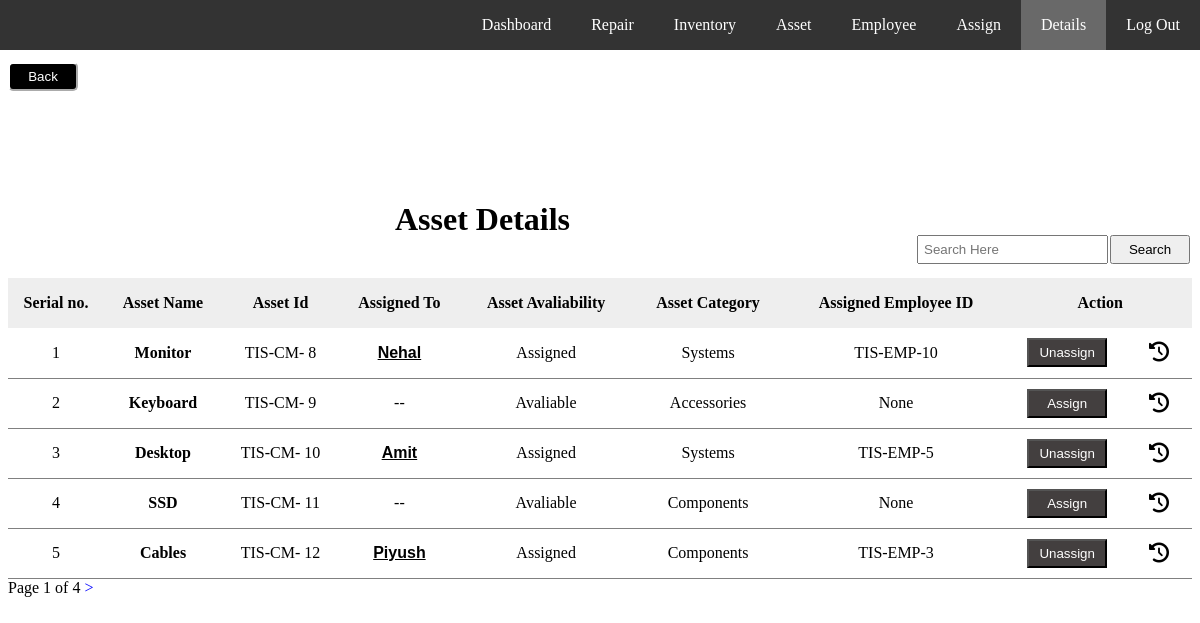
Screenshot of /view_tool/ (signed in) with the database file from the repository.
### test_app/models.py (models this page shows)
class Tools(models.Model):
        tool_name = models.CharField(max_length=200)
        tool_id= models.CharField(max_length=100, null=True, blank=True )
        tool_category=models.CharField(max_length=150)
        tool_assigned=models.CharField(max_length=150,null=True)
        assigned_employee_id=models.CharField(max_length=150,null=True)
        tool_avaliability=models.CharField(max_length=10, default='Avaliable')
        tool_company=models.CharField(max_length=150,null=True,default='--')
        tool_model=models.CharField(max_length=150,null=True,default='--')
        tool_purchase=models.CharField(max_length=150,null=True)
        tool_warantty=models.CharField(max_length=150,null=True)
        tool_condition=models.CharField(max_length=150,null=True)
        tool_price=models.IntegerField(max_length=150,null=True, default = -1)
        tool_supplier=models.CharField(max_length=150,null=True)
        tool_invoice=models.IntegerField(max_length=150,null=True)
        tool_location=models.CharField(max_length=150,null=True, default='--')
        tool_remark=models.CharField(max_length=150,null=True, default='--')
        tool_assigneddate=models.DateField(null=True)
        tool_type=models.CharField(max_length=150,null=True,default=1)
        repair_status=models.CharField(max_length=150,null=True, default="Not In Repair")

### test_app/views.py (the view, shortened to what this page needs)
# urls.py: path('view_tool/',views.view_tool,name='view_tool'),
@login_required
def view_tool(request):
     data = Tools.objects.all()
     items_per_page = 5
     total_page=math.ceil(Tools.objects.all().count()/5)
     paginator = Paginator(data, items_per_page)
     page_number = request.GET.get('page')
     try:
        page_obj = paginator.get_page(page_number)
     except PageNotAnInteger:
        page_obj = paginator.page(1)
     except EmptyPage:
        page_obj = paginator.page(paginator.num_pages)
     context={'page_obj':page_obj,'view':"viewTool",'total':total_page}
     return render(request, 'test_app/view_tool.html', context)

### test_app/templates/test_app/view_tool.html (shortened to what this page needs)
{% load static %}
<!DOCTYPE html>
<html>
<head>
     <link rel="stylesheet" href="https://cdnjs.cloudflare.com/ajax/libs/font-awesome/6.0.0/css/all.min.css" />
</head>
<body >
{% include 'test_app/navbar.html' %}
    <a href="/dashboard"><input type="submit" value="Back" style="margin-top: 20px; width: 70px; border-radius: 5px; border-color: white; padding: 5px; background-color: black; color: white;"></a>
<br>
<button type="button"  style=   "padding: 5px; width: 80px; float: right; margin-top: 110px;"  onclick="search_function()">Search</button>
<input type="text" id="search" name="search"  placeholder="Search Here" style="float: right; margin-top: 110px; padding: 5px;"><br><br>
<h1 class='list' style="text-align: center; margin: 40px;">Asset Details</h1>
<table>
  <thead style="background-color: #eee">
     <tr >
                <th> Serial no.</th>
                <th>Asset Name</th>
                <th>Asset Id</th>
                <th>Assigned To</th>
                <th>Asset Avaliability</th>
                <th>Asset Category</th>
                <th>Assigned Employee ID</th>
                <th colspan="2">Action</th>
     </tr>
  </thead>
  <tbody id="tableBody">
{% for k in page_obj.object_list %}
      <tr>
                <td>{{forloop.counter}}</td>
                <td style="text-transform: capitalize; font-weight: bold;">{{k.tool_name}}</td>
                <td>{{k.tool_id}}</td>
             {% if k.tool_assigned != None %}
                <td> <form action="{% url 'search' %}" method="POST">
                    <input type="submit" value="{{k.tool_assigned}}" style="background: none; cursor: pointer; border: none; color: black;font-weight: bold; text-decoration: underline; font-size: medium; text-transform: capitalize;"> </form>
                </td>
              {% else %}
                  <td>--</td>
             {% endif %}
                <td>{{k.tool_avaliability}}</td>
                <td>{{k.tool_category}}</td>
               <td>
                {{k.assigned_employee_id}}</td>
                  {% if k.tool_avaliability  == "Assigned" %}
                   <td> <form action="{% url 'unassign_tool' %}" method="POST">
                     <a href="{% url 'unassign_tool' %}"><input type="submit" value="Unassign" style="background-color:  #433f3f;color: white; padding: 5px; width: 80px;"></a> </form>
                    </td>
                 {% endif %}
                 {% if k.tool_avaliability  ==  "Avaliable" %}
                   <td> <form action="{% url 'assign_tool' %}" method="POST">
                    <input type="submit" value="Assign" style="background-color:  #433f3f; color: white; width: 80px; padding: 5px;"></a> </form>
                   </td>
                 {% endif %}
                  <td> <form action="{% url 'history' %}" method="POST">
                    <button type="submit" id="history" style="font-size: 20px; border: none; background: none;"><i class="fa fa-history"></i></button> </form>
                 </td>
      </tr>
       {% endfor %}
    </tbody>
</table>
<div id="pagiation">
        <span>Page {{page_obj.number}} of {{total}}</span>
        {%if page_obj.has_next %}
            <a href="?page={{page_obj.next_page_number}}" style="text-decoration: none; color: blue;"> > </a>
        {% endif %}
</div>
</body>
</html>

### test_app/templates/test_app/navbar.html (shortened to what this page needs)
<!DOCTYPE html>
<html>
<head>
</head>
<body>
  <ul>
    <li><a href="/logout">Log Out</a></li>
    {% if view %}
    <li class="active"><a href="/view_tool">Details</a></li>
    {% else %}
    <li><a href="/view_tool">Details</a></li>
    {% endif %}
    {% if assign %}
    <li class="active" ><a href="/assign_new">Assign</a></li>
    {% else %}
    <li  ><a href="/assign_new">Assign</a></li>
     {% endif %}
    {% if emp %}
    <li class="active"><a href="/view_employee">Employee</a></li>
    {% else %}
    <li><a href="/view_employee">Employee</a></li>
    {% endif %}
    {% if details %}
    <li class="active"><a href="/asset_details">Asset</a></li>
    {% else %}
    <li ><a href="/asset_details">Asset</a></li>
    {% endif %}
    {% if invent %}
    <li class="active"><a href="/inventory">Inventory</a></li>
    {% else %}
    <li><a href="/inventory">Inventory</a></li>
    {% endif %}
    {% if table %}
    <li class="active"><a href="{% url 'repair_table' %}">Repair</a></li>
    {% else %}
    <li><a href="{% url 'repair_table' %}">Repair</a></li>
    {% endif %}
    {% if tab  %}
    <li class="active"><a href="{% url 'dashboard' %}" >Dashboard</a></li>
    {% else %}
        <li><a href="{% url 'dashboard' %}" >Dashboard</a></li>
    {% endif %}
  </ul>
</body>
</html>

### test_app/templates/test_app/view_tool.html (style rules this page uses)
table, td, th { border: 1px solid; border: none; border-spacing: 10px; }
tr { height:50px; }
td { border-bottom: 1px solid gray; }
table { width: 100%; border-collapse: collapse; text-align: center; margin-left: auto; margin-right: auto; }

### test_app/templates/test_app/navbar.html (style rules this page uses)
ul { list-style-type: none; margin: -8px; padding: 0; overflow: hidden; background-color: #333; }
li { float: right; }
li a { display: block; color: white; text-align: center; padding: 16px 20px; text-decoration: none; }
.active { background-color: #696969; color: white; }
button { padding: 5px 10px; margin: 2px; cursor: pointer; }

### rows the page displays
Tools: tool_name "Monitor", tool_id "TIS-CM- 8", tool_assigned "nehal", tool_avaliability "Assigned", tool_category "Systems", assigned_employee_id "TIS-EMP-10"
Tools: tool_name "Keyboard", tool_id "TIS-CM- 9", tool_avaliability "Avaliable", tool_category "Accessories", assigned_employee_id "None"
Tools: tool_name "Desktop", tool_id "TIS-CM- 10", tool_assigned "amit", tool_avaliability "Assigned", tool_category "Systems", assigned_employee_id "TIS-EMP-5"
Tools: tool_name "SSD", tool_id "TIS-CM- 11", tool_avaliability "Avaliable", tool_category "Components", assigned_employee_id "None"
Tools: tool_name "Cables", tool_id "TIS-CM- 12", tool_assigned "piyush", tool_avaliability "Assigned", tool_category "Components", assigned_employee_id "TIS-EMP-3"

### other values shown
{{ page_obj.number }} "1"
{{ total }} "4"
